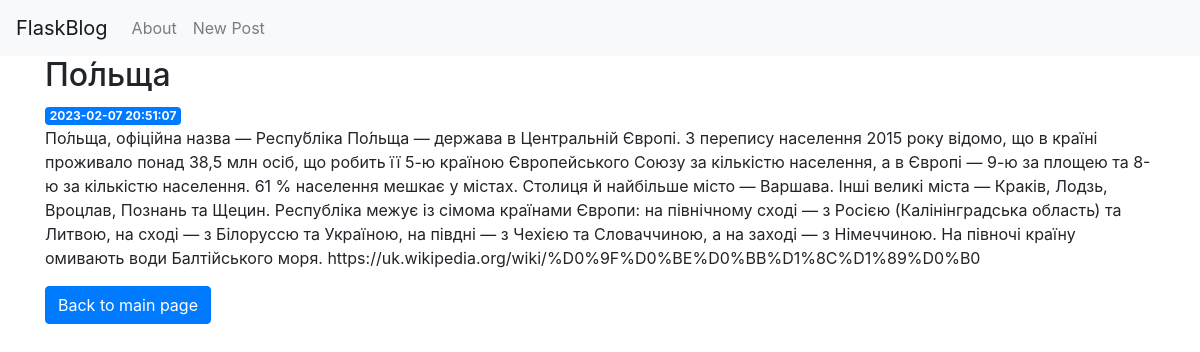
Page /3 on the committed database.
### tables this page shows
CREATE TABLE posts (
    id INTEGER PRIMARY KEY AUTOINCREMENT,
    created TIMESTAMP NOT NULL DEFAULT CURRENT_TIMESTAMP,
    title TEXT NOT NULL,
    content TEXT NOT NULL
);

### app.py (the view)
@app.route('/<int:post_id>')
def post(post_id):
    post = get_post(post_id)
    return render_template('post.html', post=post)

### app.py (called while the page is built)
def get_db_connection():
    conn = sqlite3.connect('database.db')
    conn.row_factory = sqlite3.Row
    return conn

def get_post(post_id):
    conn = get_db_connection()
    post = conn.execute('SELECT * FROM posts WHERE id = ?',
                        (post_id,)).fetchone()
    conn.close()
    if post is None:
        abort(404)
    return post

### templates/post.html
{% extends 'base.html' %}
{% block content %}
    <h2>{% block title %} {{ post['title'] }} {% endblock %}</h2>
    <span class="badge badge-primary">{{ post['created'] }}</span>
    <p>{{ post['content'] }}</p>
    <a class="btn btn-primary" href="{{url_for('index')}}" role="button">Back to main page</a>
{% endblock %}

### rows in the picture
posts: title "По́льща", created "2023-02-07 20:51:07", content "По́льща, офіційна назва — Респу́бліка По́льща — держава в Центральній Європі. З перепису населення 2015 року відомо, що в країні проживало понад 38,5 млн осіб, що робить її 5-ю країною Європейського Союзу за кількістю населення, а в Європі — 9-ю за площею та 8-ю за кількістю населення. 61 % населення мешкає у містах. Столиця й найбільше місто — Варшава. Інші великі міста — Краків, Лодзь, Вроцлав, Познань та Щецин. Республіка межує із сімома країнами Європи: на північному сході — з Росією (Калінінградська область) та Литвою, на сході — з Білоруссю та Україною, на півдні — з Чехією та Словаччиною, а на заході — з Німеччиною. На півночі країну омивають води Балтійського моря.…"
